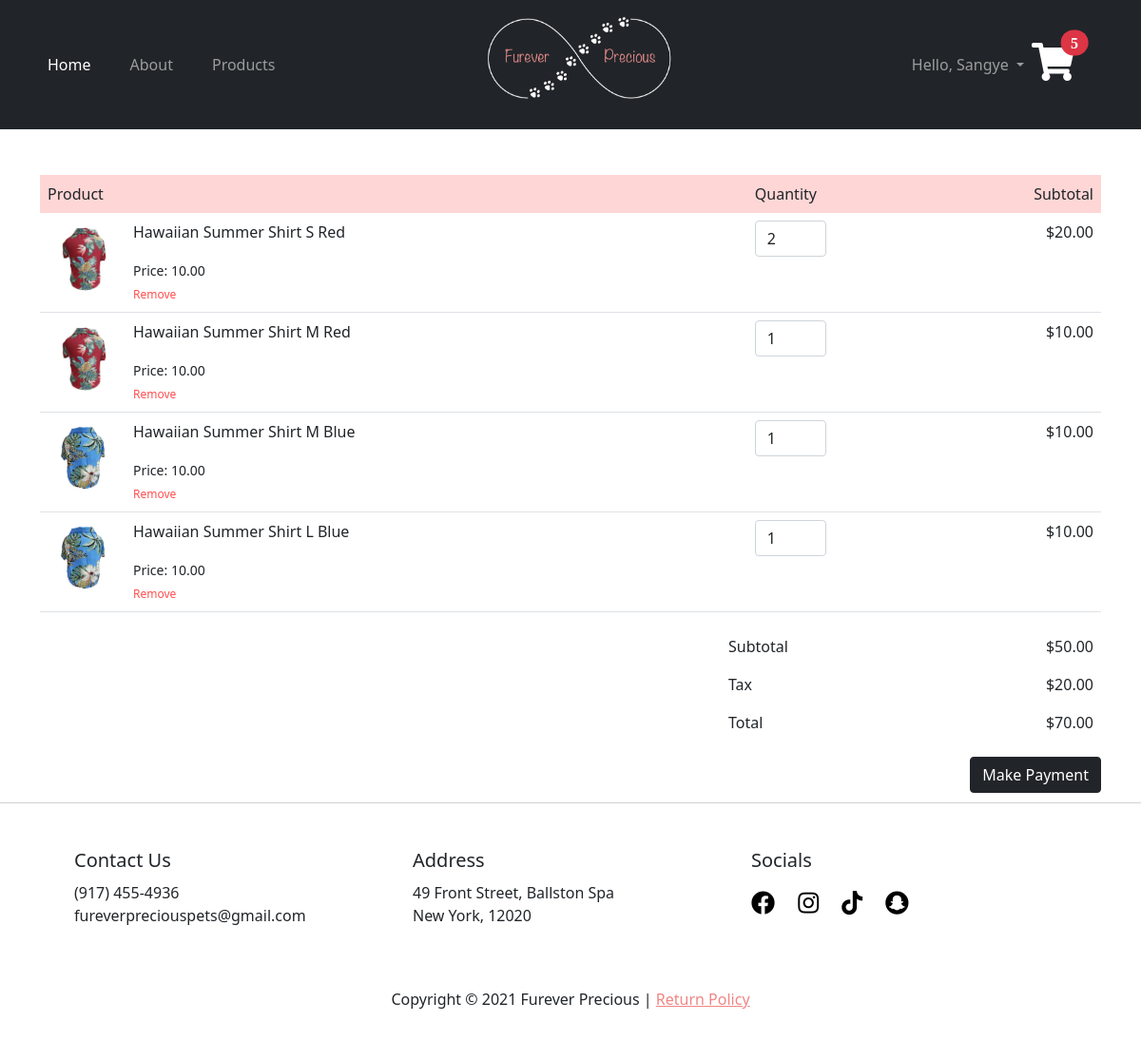
Before: /cart (signed in) with the older database file.
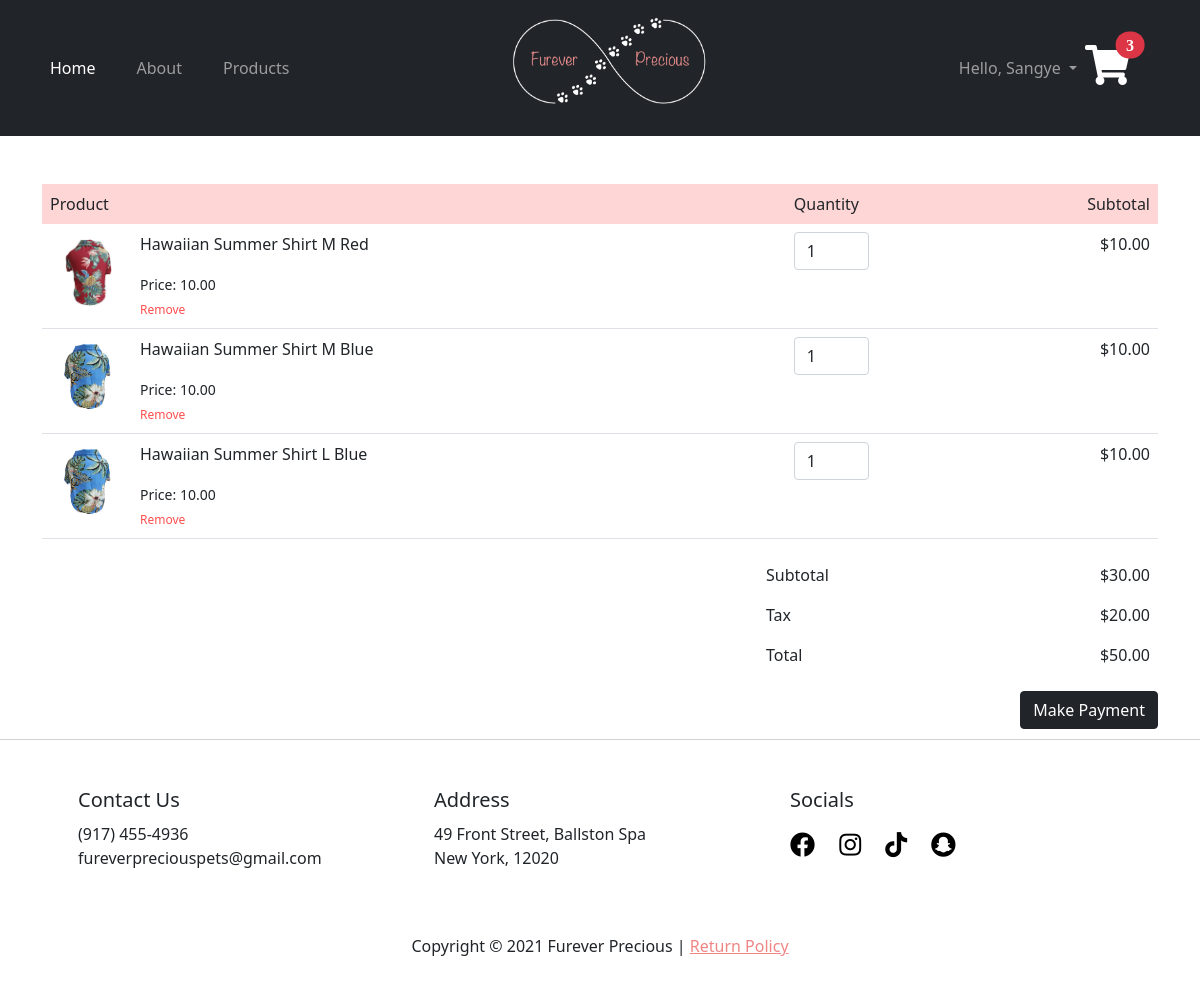
After: the same page with the newer database file.
### store/models.py (models this page shows, shortened)
class Cart(models.Model):
    user = models.ForeignKey(User, on_delete=models.SET_NULL, null=True)
    product = models.ForeignKey(Product, on_delete=models.SET_NULL, null=True)
    variant = models.ForeignKey(ProductVariant, on_delete=SET_NULL, blank=True, null=True)
    quantity = models.IntegerField()
    @property
    def amount(self):
        return self.quantity * self.product.price

class ProductVariant(models.Model):
    title = models.CharField(max_length=250)
    product = models.ForeignKey(Product, on_delete=models.CASCADE)
    size = models.ForeignKey(Size, on_delete=models.SET_NULL, blank=True, null=True)
    color = models.ForeignKey(Color, on_delete=models.SET_NULL, blank=True, null=True)
    image_id = models.IntegerField(blank=True, null=True)
    def image(self):
        img_query_set = ProductImage.objects.filter(id=self.image_id)
        if img_query_set:
            img = img_query_set[0].image.url
        else:
            img = ''
        return img

class ProductImage(models.Model):
    product = models.ForeignKey(Product, on_delete=models.CASCADE)
    title = models.CharField(max_length=50, blank=True)
    image = models.ImageField(blank=True, null=True, upload_to="products")
    class Meta:
        verbose_name_plural = "Product images"

class Product(models.Model):
    VARIANTS = (
        ('None', 'None'),
        ('Size', 'Size'),
        ('Color', 'Color'),
        ('Size-Color', 'Size-Color')
    )
    name = models.CharField(max_length=255)
    price = models.DecimalField(max_digits=6, decimal_places=2)
    keyword = models.CharField(max_length=255)
    date_added = models.DateTimeField(default=timezone.now)
    image = models.ImageField(upload_to='products')
    description = RichTextUploadingField()
    variant = models.CharField(max_length=10, choices=VARIANTS, default='None')
    def image_tag(self):
        return mark_safe(f'<img src="{self.image.url}" height="50">')
    image_tag.short_description = "Product Image"

class Size(models.Model):
    name = models.CharField(max_length=3)
    def __str__(self):
        return self.name

class Color(models.Model):
    name = models.CharField(max_length=10)
    def __str__(self):
        return self.name

### store/views.py (the view)
# urls.py: path('cart', views.cart, name='cart'),
@login_required
def cart(request):
    cart_items_total = cart_items(request)
    cart = Cart.objects.filter(user=request.user)
    print(request.user)
    sub_total = 0
    tax = 20
    for order in cart:
        sub_total += order.amount
    context = {
        'cart': cart,
        'sub_total': sub_total,
        'total': sub_total + tax,
        'cart_items_total': cart_items_total,
    }
    return render(request, 'store/cart.html', context)

### store/utils.py (called while the page is built, shortened)
def cart_items(request):
    cart_items_total = 0
    if  request.user.is_authenticated:
        cart = Cart.objects.filter(user=request.user)
        for items in cart:
            cart_items_total += items.quantity
    return cart_items_total

### store/templates/store/cart.html (shortened to what this page needs)
{% extends "store/base.html" %}
{% load static %}
{% block content %}
    {% if cart %}
        <div class="container mt-5 table-responsive-sm">
            <table class="table">
                <thead>
                    <tr>
                        <th>Product</th>
                        <th>Quantity</th>
                        <th>Subtotal</th>
                    </tr>
                </thead>
                {% for order in cart %}
                    <tr>
                        <td>
                            <div class="cart-info">
                                {% if order.variant %}
                                    <img src="{{ order.variant.image }}" alt="">
                                {% else %}
                                    <img src="{{ order.product.image.url }}" alt="">
                                {% endif %}
                                <div>
                                    <p>{{ order.product.name }} {{ order.variant.size }} {{ order.variant.color }}</p>
                                    <small>Price: {{ order.product.price }}</small>
                                    <br>
                                    <a href="{% url 'delete_cart' order.id %}" onclick="return confirm('Remove the item from your cart?');">Remove</a>
                                </div>
                            </div>
                        </td>
                        <td><input type="number" class="form-control small-input" value="{{ order.quantity }}" min="1"></td>
                        <td>${{ order.amount }}</td>
                    </tr>
                {% endfor %}
            </table>
            <div class="total-price">
                <table class="table table-borderless align-self-end">
                    <tr>
                        <td>Subtotal</td>
                        <td>${{ sub_total }}</td>
                    </tr>
                    <tr>
                        <td>Tax</td>
                        <td>$20.00</td>
                    </tr>
                    <tfoot>
                        <tr>
                            <td>Total</td>
                            <td>${{ total}}</td>
                        </tr>
                </tfoot>
                </table>
            </div>
            <div class="mb-5">
                <a id="paymentBtn" class="btn btn-dark float-end">Make Payment</a>
            </div>
        </div>
    {% else %}
        <div class="p-5 text-center">
            <h2>CART</h2>
            <p>Your cart is currently empty.</p>
            <a href="{% url 'products' %}" class="link">Continue shopping</a>
        </div>
    {% endif %}
{% endblock content %}

### store/templates/store/base.html (shortened to what this page needs)
{% load static %}
<!doctype html>
<html lang="en">
  <head>
    <link href="https://cdn.jsdelivr.net/npm/bootstrap@5.0.1/dist/css/bootstrap.min.css" rel="stylesheet">
    <link rel="stylesheet" href="https://cdnjs.cloudflare.com/ajax/libs/font-awesome/5.15.3/css/all.min.css">
    <link rel="stylesheet" type="text/css" href="{% static 'store/style.css' %}">
  </head>
  <body>
    <nav class="navbar navbar-expand-lg navbar-dark bg-dark py-5">
      <div class="container">
        <a class="navbar-brand navbar-brand-centered" href="{% url 'store-home' %}">
          <img src="{% static 'store/images/fureverprecious-logo.png' %}" alt="">
        </a>
        <div class="collapse navbar-collapse" id="navbarSupportedContent">
          <ul class="navbar-nav me-auto mb-2 mb-md-0">
            <li class="nav-item">
              <a class="nav-link active" aria-current="page" href="{% url 'store-home' %}">Home</a>
            </li>
            <li class="nav-item">
              <a class="nav-link" aria-current="page" href="#">About</a>
            </li>
            <li class="nav-item">
              <a class="nav-link" href="{% url 'products' %}">Products</a>
            </li>
          </ul>
          <ul class="navbar-nav">
            {% if user.is_authenticated %}
              <li class="nav-item dropdown">
                <a class="nav-link dropdown-toggle" href="#" id="navbarDropdown" role="button" data-bs-toggle="dropdown" aria-expanded="false">
                  Hello, {{ user.username|title }}
                </a>
              </li>
            {% endif %}
          </ul>
        </div>
        <li class="nav-item">
          <a href="{% url 'cart' %}">
            <i class="fas fa-shopping-cart">
              <span class="position-absolute top-0 start-100 translate-middle badge rounded-pill bg-danger fs-6">
                {{ cart_items_total }}
              </span>
            </i>
          </a>
        </li>
      </div>
    </nav>
    {% block content %}
    {% endblock %}
    <footer class="pt-5 pt-sm-0">
        <div class="container-lg p-md-4 p-lg-5">
            <div class="row">
                <div class="col-sm pb-4 pb-sm-0">
                    <h5>Contact Us</h5>
                    <ul>
                      <li>(917) 455-4936</li>
                      <li>fureverpreciouspets@gmail.com</li>
                    </ul>
                </div>
                <div class="col-sm pb-4 pb-sm-0">
                  <h5>Address</h5>
                  <ul>
                    <li>49 Front Street, Ballston Spa</li>
                    <li>New York, 12020</li>
                  </ul>
                </div>
                <div class="col-sm pb-4 pb-sm-0 socials">
                  <h5>Socials</h5>
                    <a href=""><i class="fab fa-facebook"></i></a>
                    <a href=""><i class="fab fa-instagram"></i></a>
                    <a href=""><i class="fab fa-tiktok"></i></a>
                    <a href=""><i class="fab fa-snapchat"></i></a>
                </div>
            </div>
        </div>
        <div class="text-center pb-3 mt-4 mt-sm-0">
          <p>Copyright &copy; 2021 Furever Precious | <a href="" class="link">Return Policy</a></p>
        </div>
    </footer>
  </body>
</html>

Changed rows visible on the page:
no longer on this page (row edited): Cart: variant.image (picture), product.name "Hawaiian Summer Shirt", variant.size "S", variant.color "Red", product.price "10.00", quantity "2", amount "20.00"
Other visible differences:
{{ cart_items_total }}: "5" → "3"
{{ sub_total }}: "50.00" → "30.00"
{{ total }}: "70.00" → "50.00"
